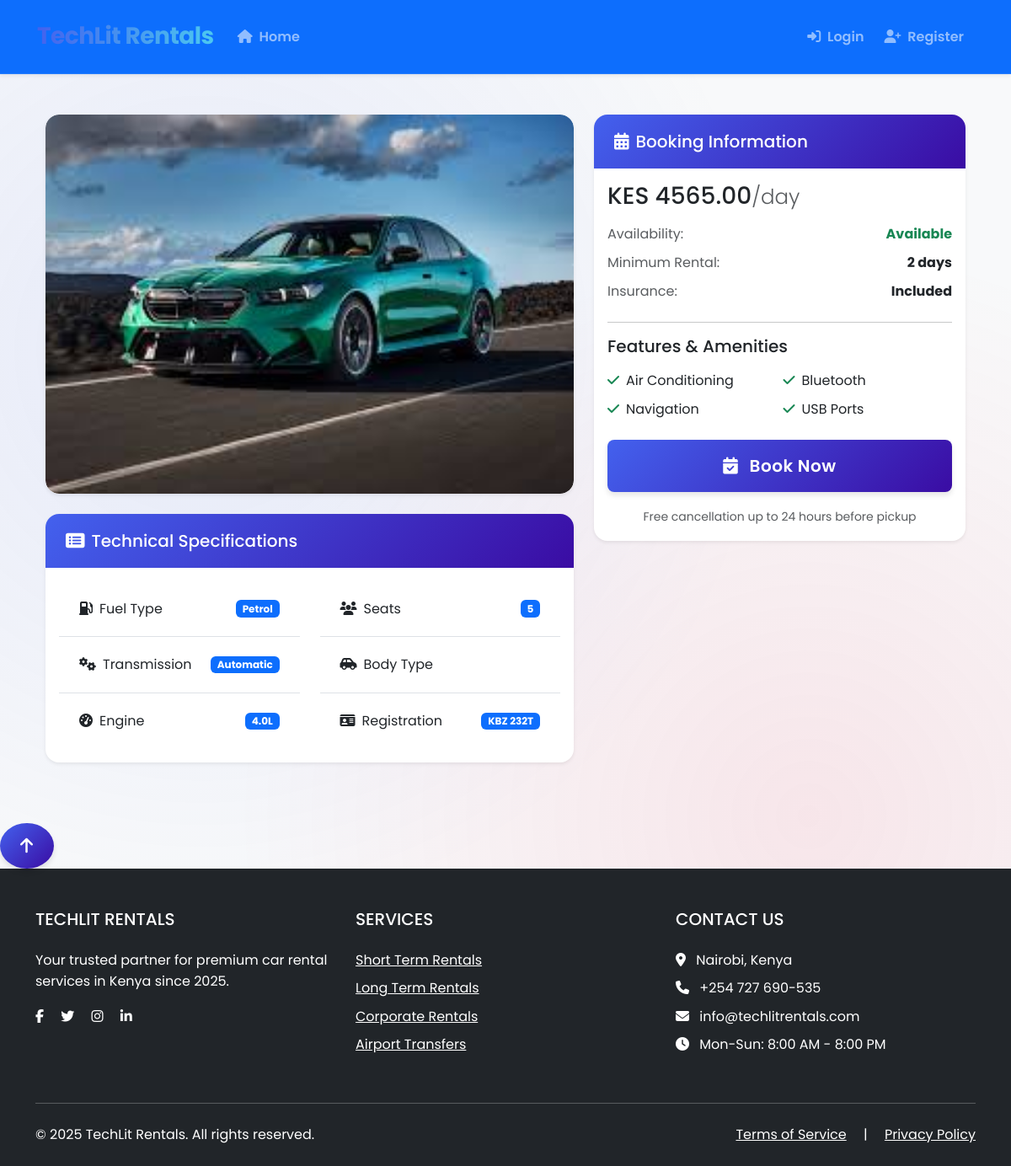
/user/cars/1, run on an earlier commit of the app's database.
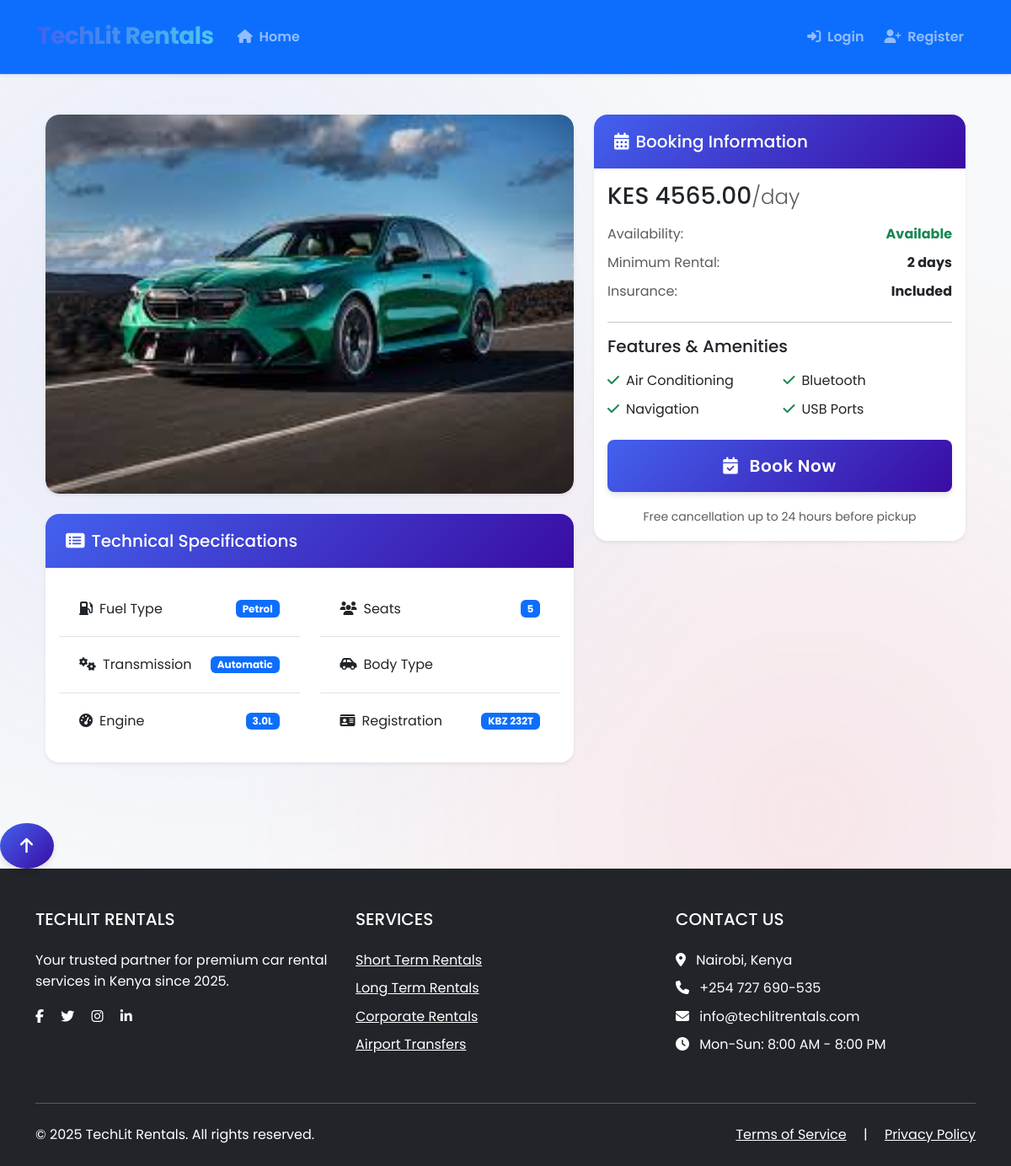
And on a later commit of the database.
### app.py (models this page shows)
class Car(db.Model):
    __tablename__ = 'cars'
    id = db.Column(db.Integer, primary_key=True)
    make = db.Column(db.String(80), nullable=False)
    model = db.Column(db.String(80), nullable=False)
    year = db.Column(db.Integer, nullable=False)
    registration_number = db.Column(db.String(20), unique=True, nullable=False)
    engine_capacity = db.Column(db.Float)
    seating_capacity = db.Column(db.Integer, nullable=False)
    transmission = db.Column(db.String(20))
    fuel_type = db.Column(db.String(20))
    availability = db.Column(db.Boolean, nullable=False, default=True)
    price_per_day = db.Column(db.Float, nullable=False)
    image_url = db.Column(db.String(200))
    description = db.Column(db.Text)
    created_at = db.Column(db.DateTime, default=datetime.utcnow)
    bookings = db.relationship('Booking', backref='car', lazy=True)

### app.py (the view)
@app.route('/user/cars/<int:car_id>')
def car_details(car_id):
    car = Car.query.get_or_404(car_id)
    return render_template('user/car_details.html', car=car)

### templates/user/car_details.html (shortened to what this page needs)
{% extends "base.html" %}
{% block content %}
<div class="container my-5">
    <div class="row">
        <div class="col-lg-7">
            <div class="card shadow-sm mb-4">
                <div class="card-body p-0">
                    <div class="car-gallery">
                        <img src="{{ car.image_url or url_for('static', filename='images/car-placeholder.jpg') }}"
                             class="img-fluid rounded-top-3 main-image"
                             alt="{{ car.make }} {{ car.model }}"
                             id="mainCarImage">
                    </div>
                </div>
            </div>
            <div class="card shadow-sm mb-4">
                <div class="card-header bg-primary text-white">
                    <h5 class="mb-0"><i class="fas fa-list-alt me-2"></i>Technical Specifications</h5>
                </div>
                <div class="card-body">
                    <div class="row">
                        <div class="col-md-6">
                            <ul class="list-group list-group-flush">
                                <li class="list-group-item d-flex justify-content-between align-items-center">
                                    <span><i class="fas fa-gas-pump me-2"></i>Fuel Type</span>
                                    <span class="badge bg-primary">{{ car.fuel_type|capitalize }}</span>
                                </li>
                                <li class="list-group-item d-flex justify-content-between align-items-center">
                                    <span><i class="fas fa-cogs me-2"></i>Transmission</span>
                                    <span class="badge bg-primary">{{ car.transmission|capitalize }}</span>
                                </li>
                                <li class="list-group-item d-flex justify-content-between align-items-center">
                                    <span><i class="fas fa-tachometer-alt me-2"></i>Engine</span>
                                    <span class="badge bg-primary">{{ car.engine_capacity }}L</span>
                                </li>
                            </ul>
                        </div>
                        <div class="col-md-6">
                            <ul class="list-group list-group-flush">
                                <li class="list-group-item d-flex justify-content-between align-items-center">
                                    <span><i class="fas fa-users me-2"></i>Seats</span>
                                    <span class="badge bg-primary">{{ car.seating_capacity }}</span>
                                </li>
                                <li class="list-group-item d-flex justify-content-between align-items-center">
                                    <span><i class="fas fa-car-side me-2"></i>Body Type</span>
                                </li>
                                <li class="list-group-item d-flex justify-content-between align-items-center">
                                    <span><i class="fas fa-id-card me-2"></i>Registration</span>
                                    <span class="badge bg-primary">{{ car.registration_number }}</span>
                                </li>
                            </ul>
                        </div>
                    </div>
                </div>
            </div>
        </div>
        <div class="col-lg-5">
            <div class="card shadow-sm sticky-booking" style="top: 20px;">
                <div class="card-header bg-primary text-white">
                    <h5 class="mb-0"><i class="fas fa-calendar-alt me-2"></i>Booking Information</h5>
                </div>
                <div class="card-body">
                    <h3 class="card-title pricing-card-title mb-3">
                        KES {{ "%.2f"|format(car.price_per_day) }}<small class="text-muted fw-light">/day</small>
                    </h3>
                    <div class="mb-4">
                        <div class="d-flex justify-content-between mb-2">
                            <span class="text-muted">Availability:</span>
                            <span class="fw-bold">
                                {% if car.availability %}
                                <span class="text-success">Available</span>
                                {% else %}
                                <span class="text-danger">Unavailable</span>
                                {% endif %}
                            </span>
                        </div>
                        <div class="d-flex justify-content-between mb-2">
                            <span class="text-muted">Minimum Rental:</span>
                            <span class="fw-bold">2 days</span>
                        </div>
                        <div class="d-flex justify-content-between">
                            <span class="text-muted">Insurance:</span>
                            <span class="fw-bold">Included</span>
                        </div>
                    </div>
                    <hr>
                    <h5 class="mb-3">Features & Amenities</h5>
                    <div class="row g-2 mb-4">
                        <div class="col-6">
                            <span class="d-block"><i class="fas fa-check text-success me-2"></i>Air Conditioning</span>
                        </div>
                        <div class="col-6">
                            <span class="d-block"><i class="fas fa-check text-success me-2"></i>Bluetooth</span>
                        </div>
                        <div class="col-6">
                            <span class="d-block"><i class="fas fa-check text-success me-2"></i>Navigation</span>
                        </div>
                        <div class="col-6">
                            <span class="d-block"><i class="fas fa-check text-success me-2"></i>USB Ports</span>
                        </div>
                    </div>
                    <a href="{{ url_for('new_booking', car_id=car.id) }}"
                       class="btn btn-primary btn-lg w-100 py-3 {% if not car.availability %}disabled{% endif %}">
                        <i class="fas fa-calendar-check me-2"></i>
                        {% if car.availability %}Book Now{% else %}Not Available{% endif %}
                    </a>
                    <div class="mt-3 text-center">
                        <small class="text-muted">Free cancellation up to 24 hours before pickup</small>
                    </div>
                </div>
            </div>
        </div>
    </div>
</div>
{% endblock %}

### templates/base.html (shortened to what this page needs)
<!DOCTYPE html>
<html lang="en" data-bs-theme="light">
<head>
    <link href="https://cdn.jsdelivr.net/npm/bootstrap@5.3.0/dist/css/bootstrap.min.css" rel="stylesheet">
    <link rel="stylesheet" href="https://cdnjs.cloudflare.com/ajax/libs/font-awesome/6.4.2/css/all.min.css">
    <link rel="stylesheet" href="{{ url_for('static', filename='css/style.css') }}">
<body>
    <nav class="navbar navbar-expand-lg navbar-dark bg-primary shadow-sm sticky-top">
        <div class="container">
            <a class="navbar-brand d-flex align-items-center" href="{{ url_for('index') }}">
                <span class="fw-bold">TechLit Rentals</span>
            </a>
            <div class="collapse navbar-collapse" id="navbarNav">
                <ul class="navbar-nav me-auto">
                    {% if 'user_id' in session %}
                        {% if session['role'] == 'admin' %}
                            <li class="nav-item dropdown">
                                <a class="nav-link dropdown-toggle" href="#" role="button" data-bs-toggle="dropdown">
                                    <i class="fas fa-tachometer-alt me-1"></i> Admin
                                </a>
                                <ul class="dropdown-menu">
                                    <li><a class="dropdown-item" href="{{ url_for('admin_dashboard') }}">Dashboard</a></li>
                                    <li><a class="dropdown-item" href="{{ url_for('admin_cars') }}">Manage Cars</a></li>
                                    <li><a class="dropdown-item" href="{{ url_for('admin_users') }}">Manage Users</a></li>
                                    <li><a class="dropdown-item" href="{{ url_for('admin_bookings') }}">Manage Bookings</a></li>
                                </ul>
                            </li>
                        {% else %}
                            <li class="nav-item">
                                <a class="nav-link" href="{{ url_for('user_dashboard') }}">
                                    <i class="fas fa-home me-1"></i> Home
                                </a>
                            </li>
                            <li class="nav-item">
                                <a class="nav-link" href="{{ url_for('search_cars') }}">
                                    <i class="fas fa-car me-1"></i> Browse Cars
                                </a>
                            </li>
                            <li class="nav-item">
                                <a class="nav-link" href="{{ url_for('user_bookings') }}">
                                    <i class="fas fa-calendar-alt me-1"></i> My Bookings
                                </a>
                            </li>
                        {% endif %}
                    {% else %}
                        <li class="nav-item">
                            <a class="nav-link" href="{{ url_for('index') }}">
                                <i class="fas fa-home me-1"></i> Home
                            </a>
                        </li>
                    {% endif %}
                </ul>
                <ul class="navbar-nav ms-auto">
                    {% if 'user_id' in session %}
                        <li class="nav-item dropdown">
                            <a class="nav-link dropdown-toggle d-flex align-items-center btn btn-outline-light" href="#" id="userDropdown"
                               role="button" data-bs-toggle="dropdown" aria-expanded="false">
                                <div class="avatar-sm me-2">
                                    {{ session['username'][0]|upper }}
                                </div>
                                {{ session['username'] }}
                            </a>
                            <ul class="dropdown-menu dropdown-menu-end" aria-labelledby="userDropdown">
                                <li><a class="dropdown-item" href="{{ url_for('user_dashboard') }}">
                                    <i class="fas fa-user me-2"></i> Profile
                                </a></li>
                                <li><a class="dropdown-item" href="{{ url_for('user_bookings') }}">
                                    <i class="fas fa-calendar-alt me-2"></i> My Bookings
                                </a></li>
                                <li><hr class="dropdown-divider"></li>
                                <li><a class="dropdown-item" href="{{ url_for('logout') }}">
                                    <i class="fas fa-sign-out-alt me-2"></i> Logout
                                </a></li>
                            </ul>
                        </li>
                    {% else %}
                        <li class="nav-item">
                            <a class="nav-link" href="{{ url_for('login') }}">
                                <i class="fas fa-sign-in-alt me-1"></i> Login
                            </a>
                        </li>
                        <li class="nav-item">
                            <a class="nav-link" href="{{ url_for('register') }}">
                                <i class="fas fa-user-plus me-1"></i> Register
                            </a>
                        </li>
                    {% endif %}
                </ul>
            </div>
        </div>
    </nav>
    <main id="main-content" class="container my-5">
        {% block content %}{% endblock %}
    </main>
    <button type="button" class="btn btn-primary btn-floating btn-lg rounded-circle" id="btn-back-to-top">
        <i class="fas fa-arrow-up"></i>
    </button>
    <footer class="bg-dark text-white pt-5 pb-4">
        <div class="container">
            <div class="row">
                <div class="col-lg-4 mb-4">
                    <h5 class="text-uppercase mb-4">TechLit Rentals</h5>
                    <p>Your trusted partner for premium car rental services in Kenya since 2025.</p>
                    <div class="mt-3">
                        <a href="#" class="text-white me-3"><i class="fab fa-facebook-f"></i></a>
                        <a href="#" class="text-white me-3"><i class="fab fa-twitter"></i></a>
                        <a href="#" class="text-white me-3"><i class="fab fa-instagram"></i></a>
                        <a href="#" class="text-white"><i class="fab fa-linkedin-in"></i></a>
                    </div>
                </div>
                <div class="col-lg-4 col-md-6 mb-4">
                    <h5 class="text-uppercase mb-4">Services</h5>
                    <ul class="list-unstyled">
                        <li class="mb-2"><a href="#" class="text-white">Short Term Rentals</a></li>
                        <li class="mb-2"><a href="#" class="text-white">Long Term Rentals</a></li>
                        <li class="mb-2"><a href="#" class="text-white">Corporate Rentals</a></li>
                        <li class="mb-2"><a href="#" class="text-white">Airport Transfers</a></li>
                    </ul>
                </div>
                <div class="col-lg-4 col-md-6 mb-4">
                    <h5 class="text-uppercase mb-4">Contact Us</h5>
                    <ul class="list-unstyled">
                        <li class="mb-2"><i class="fas fa-map-marker-alt me-2"></i> Nairobi, Kenya</li>
                        <li class="mb-2"><i class="fas fa-phone me-2"></i> +254 727 690-535</li>
                        <li class="mb-2"><i class="fas fa-envelope me-2"></i> info@techlitrentals.com</li>
                        <li class="mb-2"><i class="fas fa-clock me-2"></i> Mon-Sun: 8:00 AM - 8:00 PM</li>
                    </ul>
                </div>
            </div>
            <hr class="mb-4">
            <div class="row align-items-center">
                <div class="col-md-6 text-center text-md-start">
                    <p class="mb-0">&copy; 2025 TechLit Rentals. All rights reserved.</p>
                </div>
                <div class="col-md-6 text-center text-md-end">
                    <ul class="list-inline mb-0">
                        <li class="list-inline-item"><a href="#" class="text-white">Terms of Service</a></li>
                        <li class="list-inline-item px-2">|</li>
                        <li class="list-inline-item"><a href="#" class="text-white">Privacy Policy</a></li>
                    </ul>
                </div>
            </div>
        </div>
</body>
</html>

What changed in the data, as far as the page shows it:
changed Car "Petrol": engine_capacity "4.0" → "3.0"
